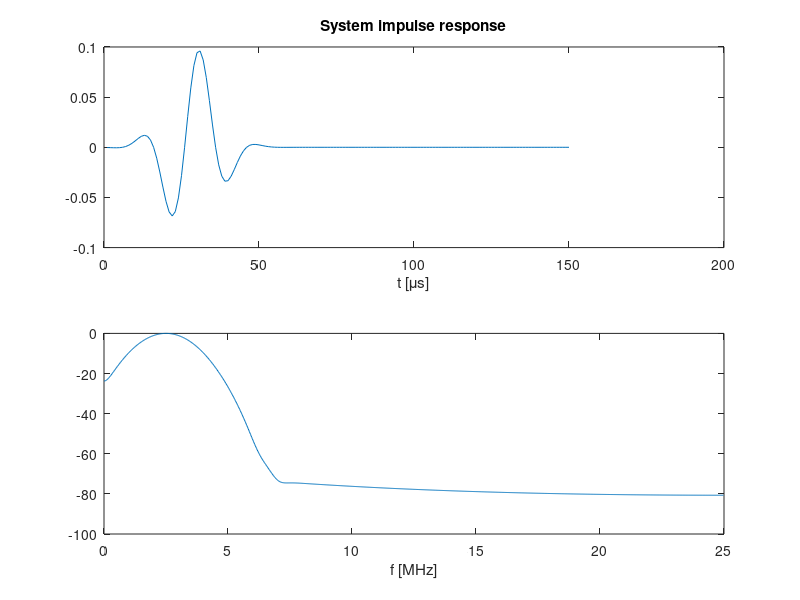

Recreate this plot in MATLAB. (Note: this script raises an error after producing the figure.)
%%
%% ------------- Delay-and-sum --------------------------
%%

Fs = 50;   % Sampling freq. [MHz].
Ts = 1/Fs; % [us].

%% Descretization parameters.
dx = 0.05;                % [mm].
dy = 0.05;                % [mm]
dt = Ts;                  % [us].
nt = 2000;                 % Length of spatial impulse response vector.
s_par = [dx dy dt nt];

t = 0:Ts:Ts*(nt-1);

% Material parameters.
v     = 1.0;                    % Normal velocity.
cp    = 1500;                   % Sound speed.
alpha  = 0.0;                   % Absorbtion (dB/cm Hz).
m_par = [v cp alpha];

%% Simulate a single point scatterer at (x=0,z=10)
z = 10;

%%
%% Generate simulated data
%%

%% Simulated electrical impulse response.

nt_he = 150;
t = (0:((nt_he-1)))*Ts;

f0 = 2.5;                             % Center frequency [MHz].
t0 = 0.55;                            % Time delay to max amplitude [us].
a_n = 20;                             % Envelop parameter.

system_delay = t0+0.05; % Delay to the max of the pulse.

h_e = -exp(-a_n.*(t-t0).^2).*cos(2.*pi.*f0.*t);

fprintf('\nf = %1.2f [MHz]\n',f0);
lambda = cp/f0/1e3; % [mm].
fprintf('lambda = %1.2f [mm]\n',lambda);

f_e = abs(freqz(h_e,1,1024));
h_e = h_e/max(f_e); % Unity gain at center freq.

figure(1);
clf;
subplot(211)
plot(h_e);
xlabel('t [{\mu}s]')
title('System impulse response')

subplot(212)
f = (0:1023)/1024/Ts/2;
plot(f,20*log10(f_e/max(f_e)));
xlabel('f [MHz]')

% Geometrical parameters.
a = 0.8;                        % x-size.
b = 15;				% y-size.
geom_par = [a b];

%%
%% TFM data (full matrix capture - a.k.a FMC)
%%

d  = 0.5;
xo = (-25:d:25);
yo = zeros(length(xo),1);
zo = z*ones(length(xo),1);
Ro = [xo(:) yo(:) zo(:)];

delay = system_delay;

[H,err] = dreamrect(Ro,geom_par,s_par,delay,m_par,'stop');

L = length(xo);
Yfmc = zeros(nt+nt-1+nt_he-1,L^2);

%% Loop over all transmit elements
n_t=1;
for n=1:L:L^2
  Hdp = fftconv_p(H,H(:,n_t)); % Double-path SIRs for the n_t:th transmit
  Yfmc(:,n:(n+L-1)) = fftconv_p(Hdp,h_e);
  n_t = n_t+1;
end

figure(2);
clf;
imagesc(Yfmc)
title('FMC B-scan')

num_elements = size(xo,2);
Gt = [xo(:) zeros(num_elements,1) zeros(num_elements,1)];
Gr = Gt;

%% Observation points for DAS
x = -25:d:25;
z = 0:0.5:20;
[X,Z] = meshgrid(x,z);
Y = zeros(size(X));
Ro_tfm = [X(:) Y(:) Z(:)];

Im_tfm = das(Yfmc, Gt, Gr, Ro_tfm, dt, delay, cp);

figure(3);
clf;
imagesc(x,z,reshape(Im_tfm,length(z),length(x)))
title('TFM Reconstruction')
xlabel('x [mm]')
ylabel('z [mm]')
